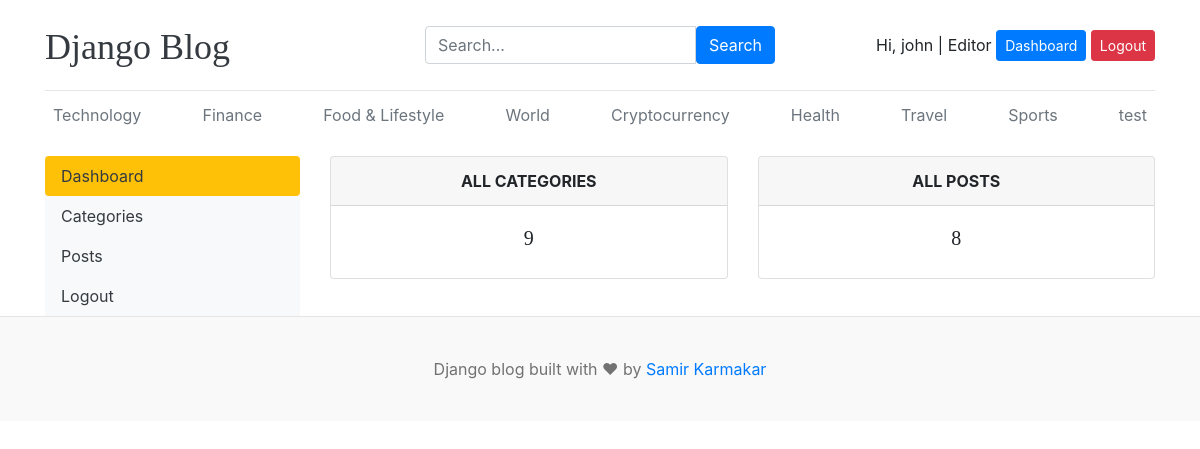
The app's page /dashboard/ (signed in) with its own data.
### blogs/models.py (models this page shows, shortened)
class Category(models.Model):
  category_name = models.CharField(max_length=100, unique=True)
  category_slug = models.SlugField(max_length=100, unique=True)
  created_at = models.DateTimeField(auto_now_add=True)
  updated_at = models.DateTimeField(auto_now=True)
  class Meta:
    verbose_name = 'Category'
    verbose_name_plural = 'Categories'

### dashboard/views.py (the view)
# urls.py: path('dashboard/', include('dashboard.urls')),
@login_required(login_url='login')
def dashboard(request):
  category_count = Category.objects.count()
  post_count = Blog.objects.count()
  context = {
    'category_count': category_count,
    'post_count': post_count
  }
  return render(request, 'dashboard/dashboard.html', context)

### assignment/context_processors.py (called while the page is built)
def get_social_links(request):
  social_links = SocialLinks.objects.all()
  return dict(social_links=social_links)

### blogs/context_processors.py (called while the page is built)
def get_categories(request):
  categories = Category.objects.all()
  return dict(categories=categories)

### templates/dashboard/dashboard.html
{% extends 'base.html' %}
{% block content %}
<div class="row">
  <div class="col-md-3">
    {% include 'dashboard/sidebar.html' %}
  </div>
  <div class="col-md-9">
    <div class="row">
      <div class="col">
        <div class="card border-default mb-3">
          <div class="card-header text-center text-uppercase font-weight-bold">All Categories</div>
          <div class="card-body text-center">
            <h5>{{ category_count }}</h5>
          </div>
        </div>
      </div>
      <div class="col">
        <div class="card border-default mb-3">
          <div class="card-header text-center text-uppercase font-weight-bold">All Posts</div>
          <div class="card-body text-center">
            <h5>{{ post_count }}</h5>
          </div>
        </div>
      </div>
    </div>
  </div>
</div>
{% endblock %}

### templates/base.html (shortened to what this page needs)
{% load static %}
<!doctype html>
<html lang="en">
  <head>
    <link
      href="https://getbootstrap.com/docs/4.0/dist/css/bootstrap.min.css"
      rel="stylesheet"
    />
    <link href="{% static 'css/blog.css' %}" rel="stylesheet" />
    <link rel="stylesheet" href="https://cdnjs.cloudflare.com/ajax/libs/font-awesome/6.0.0/css/all.min.css" />
  </head>
  <body>
    <div class="container">
      <header class="blog-header py-3">
        <div class="row flex-nowrap justify-content-between align-items-center">
          <div class="col-4 pt-1">
            <a class="blog-header-logo text-dark" href="{% url 'home' %}"
              >Django Blog</a
            >
          </div>
          <div class="col-4">
            <form action="{% url 'search' %}" method="GET">
              <div class="input-group">
                <input
                  class="form-control"
                  type="search"
                  name="keyword"
                  placeholder="Search..."
                  aria-label="Search..."
                  aria-describedby="button-search"
                />
                <button
                  type="submit"
                  class="btn btn-primary"
                  id="button-search"
                  type="button"
                >
                  Search
                </button>
              </div>
            </form>
          </div>
          <div class="col-4 d-flex justify-content-end align-items-center">
            {% if not user.is_authenticated %}
            <a class="btn btn-sm btn-warning" href="{% url 'login' %}">Login</a>
            &nbsp;
            <a
              class="btn btn-sm btn-outline-secondary"
              href="{% url 'register' %}"
              >Register</a
            >
            {% else %}
            <span>Hi, {{ user.username }} | {{ user.groups.all.0 }}</span>&nbsp;
            <a class="btn btn-sm btn-primary" href="{% url 'dashboard' %}"
              >Dashboard</a
            >
            <a class="btn btn-sm btn-danger" href="{% url 'logout' %}"
              >Logout</a
            >
            {% endif %}
          </div>
        </div>
      </header>
      <div class="nav-scroller py-1 mb-2">
        <nav class="nav d-flex justify-content-between">
          {% for cat in categories %}
          <a
            class="p-2 text-muted"
            href="{% url 'post_by_category' cat.category_slug %}"
            >{{ cat.category_name }}</a
          >
          {% endfor %}
        </nav>
      </div>
      <div class="row mt-3">
        <div class="col-md-12">
        </div>
      </div>
      {% block content %} {% endblock %}
    </div>
    <footer class="blog-footer">
      <p>Django blog built with &#10084; by <a href="#">Samir Karmakar</a></p>
    </footer>
  </body>
</html>

### blog_main/static/css/blog.css (style rules this page uses)
.blog-header { border-bottom: 1px solid #e5e5e5; }
.blog-header-logo { font-family: "Playfair Display", Georgia, "Times New Roman", serif; font-size: 2.25rem; }
h1, h2, h3, h4, h5, h6 { font-family: "Playfair Display", Georgia, "Times New Roman", serif; }
.blog-footer { padding: 2.5rem 0; color: #727272; text-align: center; background-color: #f9f9f9; border-top: .05rem solid #e5e5e5; }
.blog-footer p:last-child { margin-bottom: 0; }

### records on screen
Category: category_name "Technology"
Category: category_name "Finance"
Category: category_name "Food & Lifestyle"
Category: category_name "World"
Category: category_name "Cryptocurrency"
Category: category_name "Health"
Category: category_name "Travel"
Category: category_name "Sports"
Category: category_name "test"

### other values on screen
{{ user.username }} "john"
{{ user.groups.all.0 }} "Editor"
{{ category_count }} "9"
{{ post_count }} "8"
